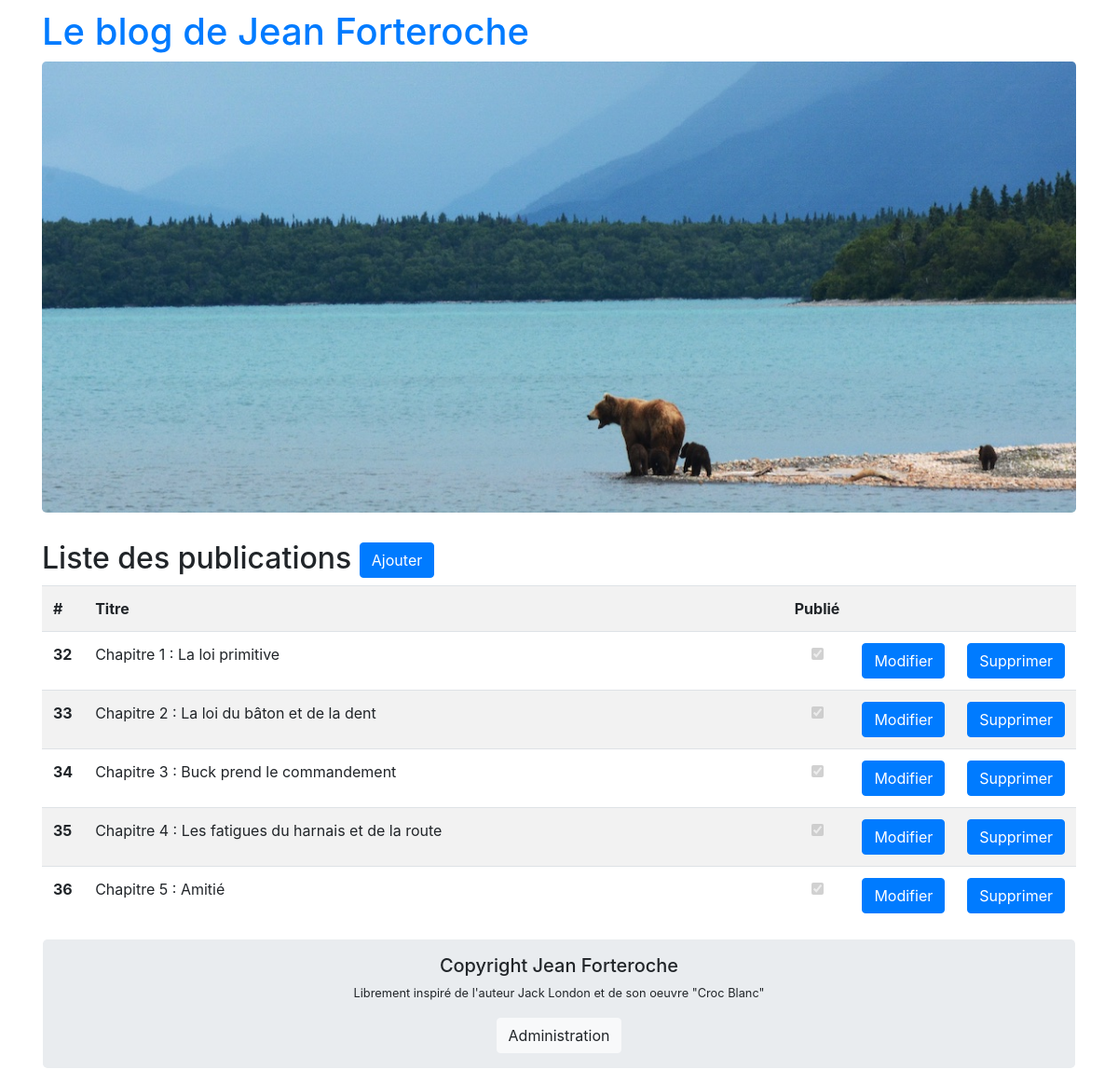
The app's page /post/manage (signed in) with its own data.
### tables this page shows
CREATE TABLE `posts` (
  `id` int(11) NOT NULL,
  `created_at` datetime NOT NULL,
  `title` varchar(100) NOT NULL DEFAULT '',
  `content` longtext NOT NULL,
  `excerpt` longtext NOT NULL,
  `published` tinyint(1) NOT NULL
);

### src/Controller/ControllerPost.php (called while the page is built, shortened)
<?php
class ControllerPost extends Controller
{
    private $post;
    public function __construct()
    {
        $this->post = new post();
    }
    public function manage(){
        $titlesPosts = $this->post->getTitlesPosts();
        $this->generateView([
            'titlesPosts' => $titlesPosts
            ]);
    }
}

### src/Framework/Router.php (called while the page is built, shortened)
<?php
class Router
{
    public function routeRequest(){
        try {
            $request = new Request(array_merge($_GET, $_POST));
            $controller = $this->createController($request);
            $action=$this->createAction($request);
            $controller->executeAction($action);
        }
        catch (Exception $e)
        {
        $this->manageError($e);
        }
    }
    private function createController(Request $request){
        $controller='Post';
        if ($request->existParameter('controller')){
            $controller = $request->getParameter('controller');
            $controller = ucfirst(strtolower($controller));
        }
        $classController = "Controller" . $controller;
        $fileController = ".." . DIRECTORY_SEPARATOR . "src" . DIRECTORY_SEPARATOR . "Controller" . DIRECTORY_SEPARATOR . $classController . ".php";
        if (file_exists($fileController)){
            $controller = new $classController();
            $controller->setRequest($request);
            return $controller;
        } else {
            throw new \Exception("Fichier $fileController introuvable");
        }
    }
    private function createAction(Request $request){
        $action="index";
        if ($request->existParameter('action')){
            $action = $request->getParameter('action');
        }
        return $action;
    }
}

### Public/index.php (called while the page is built, shortened)
<?php
$router = new Router();
$router->routeRequest();

### src/Model/Post.php (called while the page is built, shortened)
<?php
class Post extends Model
{
    public function getTitlesPosts()
    {
        $sql = 'SELECT id, title, published FROM posts ORDER BY id';
        $titlesPosts = $this->executeRequest($sql);
        return $titlesPosts;
    }
}

### src/Framework/Setup.php (called while the page is built, shortened)
<?php
class Setup
{
    private static $parameters;
    public static function get($name, $defaultValue = null){
        if (isset(self::getParameters()[$name])){
            $value = self::getParameters()[$name];
        } else {
            $value = $defaultValue;
        }
        return $value;
    }
    private static function getParameters() {
        if (self::$parameters == null) {
            $pathFile = "../src/Setup/prod.ini";
            if (!file_exists($pathFile)) {
                $pathFile = "../src/Setup/dev.ini";
            }
            if (!file_exists($pathFile)) {
                throw new \Exception("Aucun fichier de configuration trouvé");
            }
            else {
                self::$parameters = parse_ini_file($pathFile);
            }
        }
        return self::$parameters;
  }
}

### src/Framework/Model.php (called while the page is built, shortened)
<?php
abstract class Model {
    private static $db;
    private static function getDb(){
        if (self::$db === null) {
            $dsn = Setup::get('dsn');
            $login = Setup::get('login');
            $pass= Setup::get('pass');
            self::$db = new \PDO ($dsn, $login, $pass);
            self::$db->setAttribute(\PDO::ATTR_ERRMODE, \PDO::ERRMODE_EXCEPTION);
        }
        return self::$db;
    }
    protected function executeRequest($sql, $params = null){
        if ($params == null){
            $result = $this->getdb()->query($sql);
        } else {
            $result = $this->getdb()->Prepare($sql);
            $result->execute($params);
        }
        return $result;
    }
}

### src/View/Post/manage.php (the view, shortened to what this page needs)
<div class="col-md-12" id="main">
    <h2>
        Liste des publications
        <a href="post/add">
            <button class="btn btn-primary">Ajouter</button>
        </a>
    </h2>
    <table class="table table-striped">
        <tr>
            <th scope="col">#</th>
            <th scope="col">Titre</th>
            <th scope="col">Publié</th>
            <th scope="col"></th>
            <th scope="col"></th>
        </tr>
        <?php foreach ($titlesPosts as $titlePost) : ?>
        <?php $titlePost['published'] == 1 ? $status = 'checked' : $status=''; ?>
        <tr>
            <th scope="row"><?= $this->clean($titlePost['id']) ?></th>
            <td width="80%"><?= $this->clean($titlePost['title']) ?></td>
            <td scope="row" class="text-center"><input type="checkbox" <?= $status ?> disabled></td>
            <td><a href="post/update/<?= $this->clean($titlePost['id']) ?>"<button class="btn btn-primary">Modifier</button></a></td>
            <td><a href="post/delete/<?= $this->clean($titlePost['id']) ?>"><button class="btn btn-primary">Supprimer</button></a></td>
        </tr>
        <?php endforeach ?>
    </table>
</div>

### Public/css/style.css (style rules this page uses)
body { padding-top: 10px; }

### records on screen
posts: id "32", title "Chapitre 1 : La loi primitive"
posts: id "33", title "Chapitre 2 : La loi du bâton et de la dent"
posts: id "34", title "Chapitre 3 : Buck prend le commandement"
posts: id "35", title "Chapitre 4 : Les fatigues du harnais et de la route"
posts: id "36", title "Chapitre 5 : Amitié"

### other values on screen
$title "Le blog de Jean Forteroche"
